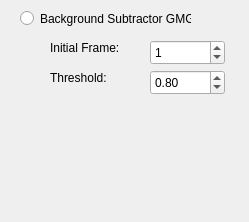
              <widget class="QWidget" name="PBKGGMG">
               <property name="geometry">
                <rect>
                 <x>0</x>
                 <y>0</y>
                 <width>249</width>
                 <height>222</height>
                </rect>
               </property>
               <attribute name="label">
                <string>Background Subtractor GMG</string>
               </attribute>
               <widget class="QDoubleSpinBox" name="DSBThreshold">
                <property name="geometry">
                 <rect>
                  <x>150</x>
                  <y>70</y>
                  <width>75</width>
                  <height>25</height>
                 </rect>
                </property>
                <property name="value">
                 <double>0.800000000000000</double>
                </property>
               </widget>
               <widget class="QSpinBox" name="SBInitialF">
                <property name="geometry">
                 <rect>
                  <x>150</x>
                  <y>40</y>
                  <width>75</width>
                  <height>25</height>
                 </rect>
                </property>
                <property name="value">
                 <number>1</number>
                </property>
               </widget>
               <widget class="QLabel" name="label_17">
                <property name="geometry">
                 <rect>
                  <x>50</x>
                  <y>40</y>
                  <width>91</width>
                  <height>16</height>
                 </rect>
                </property>
                <property name="text">
                 <string>Initial Frame:</string>
                </property>
               </widget>
               <widget class="QLabel" name="label_18">
                <property name="geometry">
                 <rect>
                  <x>50</x>
                  <y>70</y>
                  <width>91</width>
                  <height>16</height>
                 </rect>
                </property>
                <property name="text">
                 <string>Threshold:</string>
                </property>
               </widget>
               <widget class="QRadioButton" name="RBTGMG">
                <property name="geometry">
                 <rect>
                  <x>20</x>
                  <y>10</y>
                  <width>171</width>
                  <height>17</height>
                 </rect>
                </property>
                <property name="text">
                 <string>Background Subtractor GMG</string>
                </property>
               </widget>
              </widget>
